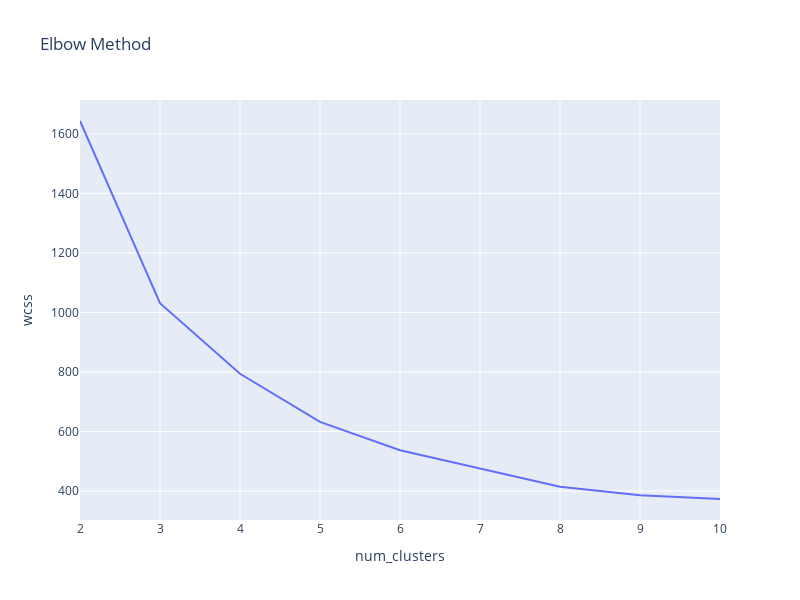

Write notebook code for a chart like this one.
### Code cell
new_fig_elbow_method = data_visualization.plot_elbow_method(new_df_silhuetta)
new_fig_elbow_method.show()

### Figure 1 — Plotly figure (JSON) as saved in the notebook; plotly's stock layout.template omitted (floating-point values rounded to 4 significant figures)
{"data": [{"hovertemplate": "num_clusters=%{x}<br>wcss=%{y}<extra></extra>", "legendgroup": "", "line": {"color": "#636efa", "dash": "solid"}, "marker": {"symbol": "circle"}, "mode": "lines", "name": "", "orientation": "v", "showlegend": false, "type": "scatter", "x": [2, 3, 4, 5, 6, 7, 8, 9, 10], "xaxis": "x", "y": [1643.0, 1031.0, 794.1, 632.1, 537.1, 475.7, 414.7, 385.6, 373.2], "yaxis": "y"}], "layout": {"height": 600, "legend": {"tracegroupgap": 0}, "title": {"text": "Elbow Method"}, "width": 800, "xaxis": {"anchor": "y", "domain": [0, 1], "title": {"text": "num_clusters"}}, "yaxis": {"anchor": "x", "domain": [0, 1], "title": {"text": "wcss"}}}}
